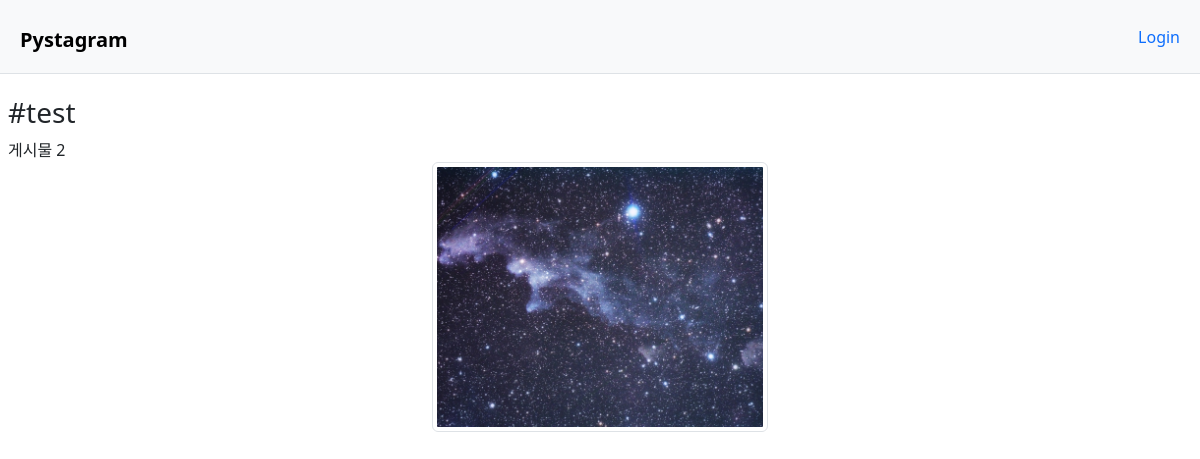
/posts/tags/test/, run on an earlier commit of the app's database.
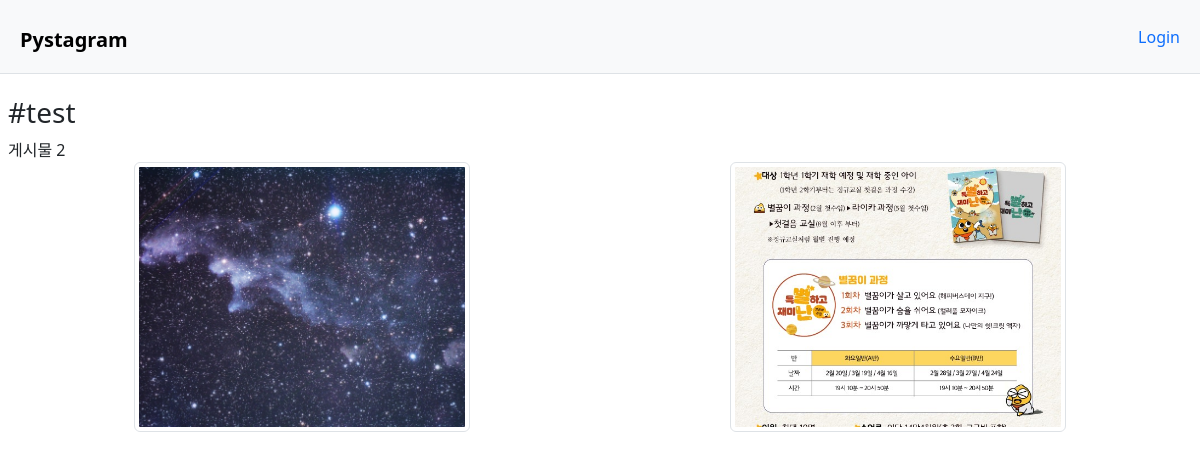
And on a later commit of the database.
### posts/models.py (models this page shows, shortened)
class HashTag(models.Model):
    name = models.CharField("태그명", max_length=50)

class Post(models.Model):
    user = models.ForeignKey(
        "users.User",
        verbose_name="작성자",
        on_delete=models.CASCADE,
    )
    title = models.CharField("제목",max_length=50, default=None, null=True)
    content = models.TextField("내용")
    created = models.DateTimeField("생성일시", auto_now_add=True)
    tags = models.ManyToManyField(
        "posts.HashTag", verbose_name='해시태그목록', blank=True)

class PostImage(models.Model):
    post = models.ForeignKey(
        Post,
        verbose_name="포스트",
        on_delete=models.CASCADE
    )
    photo = models.ImageField("사진", upload_to="post")

### posts/views.py (the view)
# urls.py: path("tags/<str:tag_name>/", tags, name="tags"),
def tags(request, tag_name):
    try:
        tag = HashTag.objects.get(name=tag_name)
    except HashTag.DoesNotExist:
        posts = Post.objects.none()
    else:
        posts = Post.objects.filter(tags=tag)
    context = {
        "tag_name": tag_name,
        "posts": posts,
    }
    return render(request, 'posts/tags.html', context)

### templates/posts/tags.html
{% extends "base_nav.html" %}
{% block content %}
  <div id="tags" class="mt-5 pt-5">
    <header class="tags-header ms-2 me-2">
      <h2 class="fw-light fs-3">#{{tag_name}}</h2>
      <div class="fw-light">게시물
        {{posts.count}}</div>
    </header>
    <div class="post-grid-container">
      <div class="row text-center text-lg-start ms-1 me-1">
        {% for post in posts %}
          {% if post.postimage_set.first and post.postimage_set.first.photo %}
            <div class="col-lg-3 col-md-4 col-6 mb-2" style="width:360px;
				height:270px;
				overflow:hidden;
				margin:0 auto;">
              <a href="{% url 'posts:post_detail' post_id=post.id %}" class="d-block mb-4 h-100">
                <img src="{{post.postimage_set.first.photo.url}}" alt="" srcset="" class="img-fluid img-thumbnail" style="width:100%;
			  height:100%;
			  object-fit:cover;">
              </a>
            </div>
          {% endif %}
          {%empty%}
          <p>검색된 게시물이 없습니다.</p>
        {% endfor %}
      </div>
    </div>
  {% endblock %}

### templates/base_nav.html
{% extends "_base.html" %}
{% block base_content %}
  {% include "nav.html" %}
  {% block content %}{% endblock %}
{% endblock %}

### templates/_base.html (shortened to what this page needs)
{% load static %}
<!DOCTYPE html>
<html lang="ko">
  <head>
    <link href="https://cdn.jsdelivr.net/npm/bootstrap@5.3.2/dist/css/bootstrap.min.css" rel="stylesheet"/>
    <link rel="stylesheet" href="https://stackpath.bootstrapcdn.com/bootstrap/4.4.1/css/bootstrap.min.css">
    <link href="https://cdn.jsdelivr.net/npm/summernote@0.8.18/dist/summernote-bs4.min.css" rel="stylesheet">
    <link rel="stylesheet" href="{% static 'css/style.css' %}">
    <link rel="stylesheet" href="{% static 'css/bootstrap.css' %}">
  </head>
  <body>
    {% block base_content %}{% endblock %}
  </body>
</html>

### templates/nav.html (shortened to what this page needs)
<nav class="navbar navbar-expand-sm bg-body-tertiary fixed-top border-1 border-bottom border-bg-secondary">
  <div class="container-fluid">
    <h1>
      <a class="navbar-brand fw-bold ms-2" href="{% url 'posts:feeds' %}">Pystagram</a>
    </h1>
    <div class="collapse navbar-collapse ms-2" id="navbarNav">
      <ul class="navbar-nav ms-auto">
        <li class="nav-item">
          {% if user.is_authenticated %}
            <a href="{% url 'posts:post_add' %}" class="nav-link text-primary">Add Post</a>
          </li>
          <li>
            <a href="{% url 'users:logout' %}" class="nav-link text-primary">Logout</a>
          </li>
        {% else %}
          <a href="{% url 'users:login' %}" class="nav-link text-primary">Login</a>
        </li>
      {% endif %}
  </ul>
</div>
</div>
</nav>

What changed in the data, as far as the page shows it:
now on this page (row edited): Post: postimage_set.first.photo (picture)
